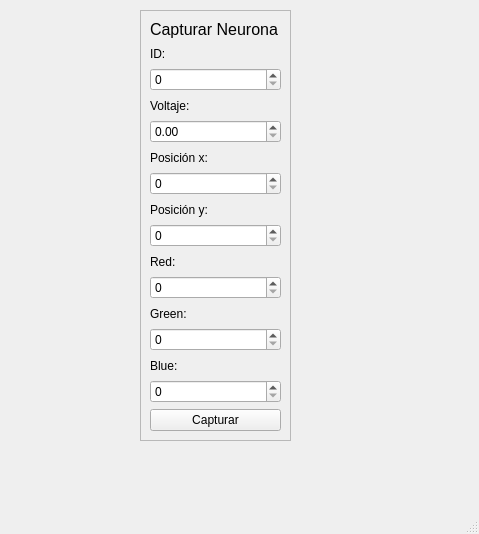
<?xml version="1.0" encoding="UTF-8"?>
<ui version="4.0">
 <class>MainWindow</class>
 <widget class="QMainWindow" name="MainWindow">
  <property name="geometry">
   <rect>
    <x>0</x>
    <y>0</y>
    <width>479</width>
    <height>534</height>
   </rect>
  </property>
  <property name="windowTitle">
   <string>MainWindow</string>
  </property>
  <widget class="QWidget" name="centralwidget">
   <widget class="QFrame" name="frame">
    <property name="geometry">
     <rect>
      <x>140</x>
      <y>10</y>
      <width>151</width>
      <height>431</height>
     </rect>
    </property>
    <property name="frameShape">
     <enum>QFrame::StyledPanel</enum>
    </property>
    <property name="frameShadow">
     <enum>QFrame::Raised</enum>
    </property>
    <layout class="QVBoxLayout" name="verticalLayout">
     <item>
      <widget class="QLabel" name="label">
       <property name="text">
        <string>&lt;html&gt;&lt;head/&gt;&lt;body&gt;&lt;p&gt;&lt;span style=&quot; font-size:12pt;&quot;&gt;Capturar Neurona&lt;/span&gt;&lt;/p&gt;&lt;/body&gt;&lt;/html&gt;</string>
       </property>
      </widget>
     </item>
     <item>
      <widget class="QLabel" name="label_2">
       <property name="text">
        <string>ID:</string>
       </property>
      </widget>
     </item>
     <item>
      <widget class="QSpinBox" name="spinBox"/>
     </item>
     <item>
      <widget class="QLabel" name="label_3">
       <property name="text">
        <string>Voltaje:</string>
       </property>
      </widget>
     </item>
     <item>
      <widget class="QDoubleSpinBox" name="doubleSpinBox"/>
     </item>
     <item>
      <widget class="QLabel" name="label_4">
       <property name="text">
        <string>Posición x:</string>
       </property>
      </widget>
     </item>
     <item>
      <widget class="QSpinBox" name="spinBox_2"/>
     </item>
     <item>
      <widget class="QLabel" name="label_6">
       <property name="text">
        <string>Posición y:</string>
       </property>
      </widget>
     </item>
     <item>
      <widget class="QSpinBox" name="spinBox_3"/>
     </item>
     <item>
      <widget class="QLabel" name="label_5">
       <property name="text">
        <string>Red:</string>
       </property>
      </widget>
     </item>
     <item>
      <widget class="QSpinBox" name="spinBox_4"/>
     </item>
     <item>
      <widget class="QLabel" name="label_7">
       <property name="text">
        <string>Green:</string>
       </property>
      </widget>
     </item>
     <item>
      <widget class="QSpinBox" name="spinBox_5"/>
     </item>
     <item>
      <widget class="QLabel" name="label_8">
       <property name="text">
        <string>Blue:</string>
       </property>
      </widget>
     </item>
     <item>
      <widget class="QSpinBox" name="spinBox_6"/>
     </item>
     <item>
      <widget class="QPushButton" name="pushButton">
       <property name="text">
        <string>Capturar</string>
       </property>
      </widget>
     </item>
    </layout>
   </widget>
  </widget>
  <widget class="QMenuBar" name="menubar">
   <property name="geometry">
    <rect>
     <x>0</x>
     <y>0</y>
     <width>479</width>
     <height>21</height>
    </rect>
   </property>
  </widget>
  <widget class="QStatusBar" name="statusbar"/>
 </widget>
 <resources/>
 <connections/>
</ui>
